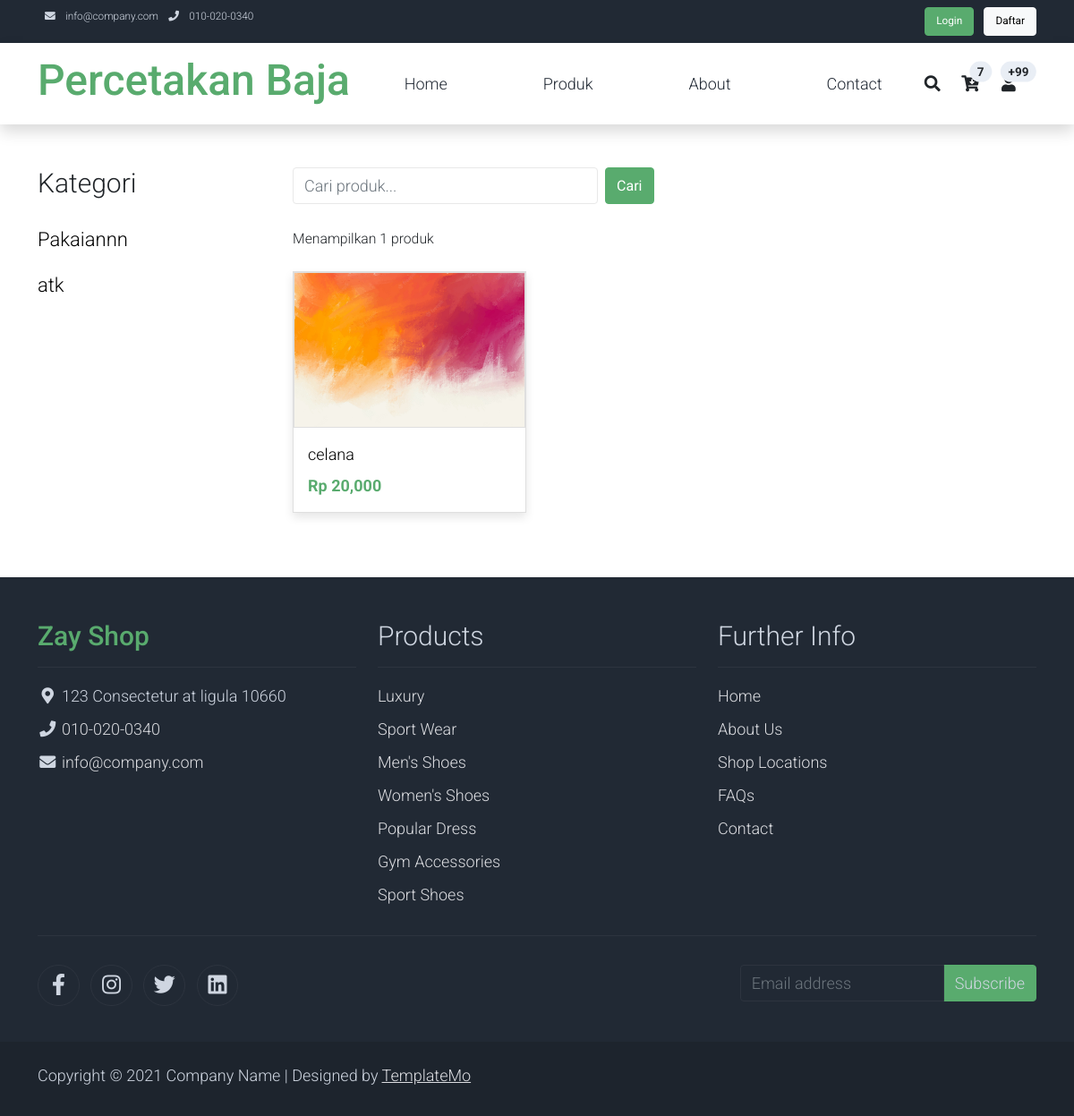
Page /index.php/produk on the earlier database version.
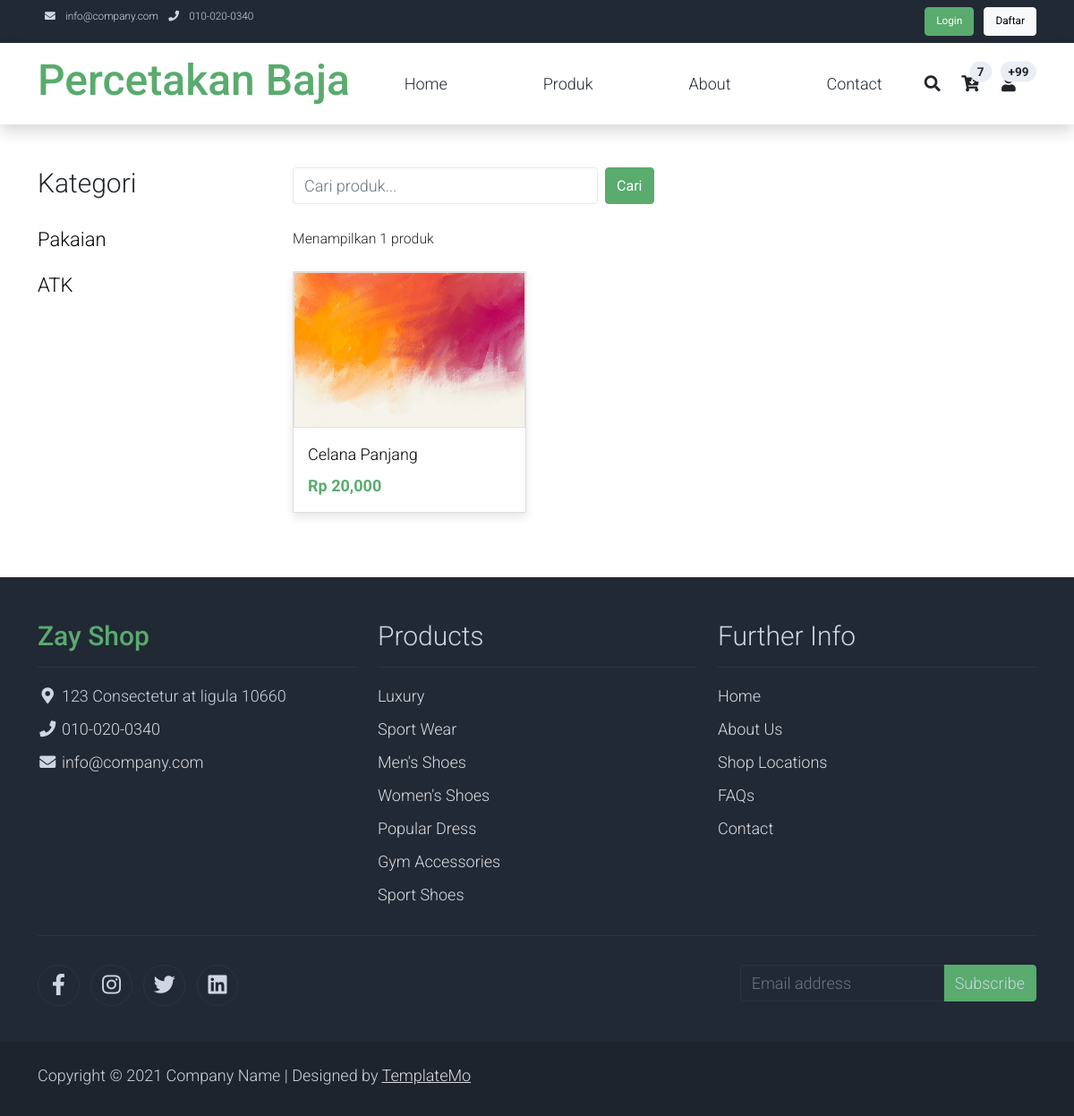
Same page on the later database version.
### tables this page shows
CREATE TABLE IF NOT EXISTS `kategori_produk` (
  `id_kategori_produk` int NOT NULL AUTO_INCREMENT,
  `nama_kategori_produk` varchar(25) NOT NULL,
  PRIMARY KEY (`id_kategori_produk`)
);

CREATE TABLE IF NOT EXISTS `produk` (
  `id_produk` char(5) NOT NULL,
  `nama_produk` varchar(128) NOT NULL,
  `gambar` blob NOT NULL,
  `id_kategori_produk` int NOT NULL,
  `stok` int NOT NULL,
  `harga` decimal(10,0) NOT NULL,
  `deskripsi` text NOT NULL,
  `slug` varchar(255) NOT NULL,
  PRIMARY KEY (`id_produk`)
);

### application/controllers/Produk.php (called while the page is built, shortened)
<?php
class Produk extends CI_Controller {
    public function index()
    {
        $data = [
            'content'=>'pelanggan/produk',
            'kategori_produk' => $this->db->select('*')
                    ->get('kategori_produk')->result(),
            'produk' => $this->db->select('*')
                    ->from('produk as p')
                    ->join('kategori_produk as kp', 'kp.id_kategori_produk = p.id_kategori_produk')
                    ->like('nama_produk', $this->input->get('search'), 'both')
                    ->like('nama_kategori_produk', $this->input->get('kategori'), 'both')
                    ->get()->result(),
        ];
        $this->load->view('pelanggan/layouts/app', $data);
    }
}

### index.php (called while the page is built, shortened)
<?php
require_once BASEPATH.'core/CodeIgniter.php';

### application/views/pelanggan/produk.php (the view, shortened to what this page needs)
<div class="container py-5">
    <form action="<?= base_url('produk') ?>" method="get">
        <div class="row">
            <div class="col-lg-3">
                <h1 class="h2 pb-4">Kategori</h1>
                <ul class="list-unstyled templatemo-accordion">
                    <?php foreach ($kategori_produk as $row): ?>
                    <li class="pb-3">
                        <a onclick="this.form.submit()" name="kategori" value="<?= $row->nama_kategori_produk ?>" class="collapsed d-flex justify-content-between h3 text-decoration-none">
                            <?= $row->nama_kategori_produk ?>
                        </a>
                    </li>
                    <?php endforeach; ?>
                </ul>
            </div>
            <div class="col-lg-9">
                <div class="row">
                    <div class="col-md-6 pb-4">
                        <div class="d-flex">
                            <input type="search" name="search" id="search" class="me-2 form-control" value="<?= $this->input->get('search') ?>" placeholder="Cari produk..." autocomplete="off">
                            <button type="submit" class="btn btn-success">Cari</button>
                        </div>
                    </div>
                </div>
                <div class="mb-4">
                    <small>
                        Menampilkan <?= count($produk) ?> produk
                    </small>
                </div>
                <div class="row">
                    <?php foreach ($produk as $row): ?>
                        <div class="col-md-4">
                            <div class="card mb-4 product-wap rounded-0">
                                <div class="card rounded-0">
                                    <img class="card-img rounded-0 img-fluid" src="<?= base_url('assets/uploads/') . $row->gambar ?>">
                                </div>
                                <div class="card-body">
                                    <a href="shop-single.html" class="h3 text-decoration-none"><?= $row->nama_produk ?></a>
                                    <ul class="w-100 list-unstyled d-flex justify-content-between mb-0">
                                    </ul>
                                    <p class="mb-0 fw-bold text-success">Rp <?= number_format($row->harga) ?></p>
                                </div>
                            </div>
                        </div>
                    <?php endforeach; ?>
                </div>
            </div>
        </div>
    </form>
</div>

### application/views/pelanggan/layouts/app.php (shortened to what this page needs)
<!DOCTYPE html>
<html lang="en">
<head>
    <link rel="stylesheet" href="<?= base_url('assets/pelanggan/css/bootstrap.min.css'); ?>">
    <link rel="stylesheet" href="<?= base_url('assets/pelanggan/css/templatemo.css'); ?>">
    <link rel="stylesheet" href="<?= base_url('assets/pelanggan/css/custom.css'); ?>">
    <link rel="stylesheet" href="<?= base_url('assets/pelanggan/css/fontawesome.min.css'); ?>">
</head>
<body>
    <?php $this->load->view('pelanggan/layouts/navbar');?>
    <?php $this->load->view('pelanggan/layouts/header');?>
    <?php $this->load->view($content);?>
    <?php $this->load->view('pelanggan/layouts/footer');?>
</body>
</html>

### application/views/pelanggan/layouts/navbar.php
<nav class="navbar navbar-expand-lg bg-dark navbar-light d-none d-lg-block" id="templatemo_nav_top">
        <div class="container text-light">
            <div class="w-100 d-flex justify-content-between">
                <div>
                    <i class="fa fa-envelope mx-2"></i>
                    <a class="navbar-sm-brand text-light text-decoration-none" href="mailto:info@company.com">info@company.com</a>
                    <i class="fa fa-phone mx-2"></i>
                    <a class="navbar-sm-brand text-light text-decoration-none" href="tel:010-020-0340">010-020-0340</a>
                </div>
                <?php if (! $this->session->userdata('logged_in')): ?>
                <div>
                    <button type="button" data-bs-toggle="modal" data-bs-target="#loginModal" class="me-2 btn btn-success">Login</button>
                    <button type="button" data-bs-toggle="modal" data-bs-target="#daftarModal" class="btn btn-light">Daftar</button>
                </div>
                <?php else: ?>
                <div>
                    <a href="<?= base_url('auth/logout') ?>" class="btn btn-outline-light">Logout</a>
                </div>
                <?php endif; ?>
            </div>
        </div>
    </nav>

### application/views/pelanggan/layouts/header.php (shortened to what this page needs)
<nav class="navbar navbar-expand-lg navbar-light shadow">
        <div class="container d-flex justify-content-between align-items-center">
            <a class="navbar-brand text-success logo h1 align-self-center" href=<?= base_url('pelanggan/homepage');?>>
            Percetakan Baja
            </a>
            <div class="align-self-center collapse navbar-collapse flex-fill  d-lg-flex justify-content-lg-between" id="templatemo_main_nav">
                <div class="flex-fill">
                    <ul class="nav navbar-nav d-flex justify-content-between mx-lg-auto">
                        <li class="nav-item">
                            <a class="nav-link" href=<?= base_url('homepage');?>>Home</a>
                        </li>
                        <li class="nav-item">
                            <a class="nav-link" href=<?= base_url('produk');?>>Produk</a>
                        </li>
                        <li class="nav-item">
                            <a class="nav-link" href=<?= base_url('about');?>>About</a>
                        </li>
                        <li class="nav-item">
                            <a class="nav-link" href=<?= base_url('contact');?>>Contact</a>
                        </li>
                    </ul>
                </div>
                <div class="navbar align-self-center d-flex">
                    <a class="nav-icon d-none d-lg-inline" href="#" data-bs-toggle="modal" data-bs-target="#templatemo_search">
                        <i class="fa fa-fw fa-search text-dark mr-2"></i>
                    </a>
                    <a class="nav-icon position-relative text-decoration-none" href="#">
                        <i class="fa fa-fw fa-cart-arrow-down text-dark mr-1"></i>
                        <span class="position-absolute top-0 left-100 translate-middle badge rounded-pill bg-light text-dark">7</span>
                    </a>
                    <a class="nav-icon position-relative text-decoration-none" href="#">
                        <i class="fa fa-fw fa-user text-dark mr-3"></i>
                        <span class="position-absolute top-0 left-100 translate-middle badge rounded-pill bg-light text-dark">+99</span>
                    </a>
                </div>
            </div>
        </div>
    </nav>

### application/views/pelanggan/layouts/footer.php (shortened to what this page needs)
<footer class="bg-dark" id="tempaltemo_footer">
        <div class="container">
            <div class="row">
                <div class="col-md-4 pt-5">
                    <h2 class="h2 text-success border-bottom pb-3 border-light logo">Zay Shop</h2>
                    <ul class="list-unstyled text-light footer-link-list">
                        <li>
                            <i class="fas fa-map-marker-alt fa-fw"></i>
                            123 Consectetur at ligula 10660
                        </li>
                        <li>
                            <i class="fa fa-phone fa-fw"></i>
                            <a class="text-decoration-none" href="tel:010-020-0340">010-020-0340</a>
                        </li>
                        <li>
                            <i class="fa fa-envelope fa-fw"></i>
                            <a class="text-decoration-none" href="mailto:info@company.com">info@company.com</a>
                        </li>
                    </ul>
                </div>
                <div class="col-md-4 pt-5">
                    <h2 class="h2 text-light border-bottom pb-3 border-light">Products</h2>
                    <ul class="list-unstyled text-light footer-link-list">
                        <li><a class="text-decoration-none" href="#">Luxury</a></li>
                        <li><a class="text-decoration-none" href="#">Sport Wear</a></li>
                        <li><a class="text-decoration-none" href="#">Men's Shoes</a></li>
                        <li><a class="text-decoration-none" href="#">Women's Shoes</a></li>
                        <li><a class="text-decoration-none" href="#">Popular Dress</a></li>
                        <li><a class="text-decoration-none" href="#">Gym Accessories</a></li>
                        <li><a class="text-decoration-none" href="#">Sport Shoes</a></li>
                    </ul>
                </div>
                <div class="col-md-4 pt-5">
                    <h2 class="h2 text-light border-bottom pb-3 border-light">Further Info</h2>
                    <ul class="list-unstyled text-light footer-link-list">
                        <li><a class="text-decoration-none" href="#">Home</a></li>
                        <li><a class="text-decoration-none" href="#">About Us</a></li>
                        <li><a class="text-decoration-none" href="#">Shop Locations</a></li>
                        <li><a class="text-decoration-none" href="#">FAQs</a></li>
                        <li><a class="text-decoration-none" href="#">Contact</a></li>
                    </ul>
                </div>
            </div>
            <div class="row text-light mb-4">
                <div class="col-12 mb-3">
                    <div class="w-100 my-3 border-top border-light"></div>
                </div>
                <div class="col-auto me-auto">
                    <ul class="list-inline text-left footer-icons">
                        <li class="list-inline-item border border-light rounded-circle text-center">
                            <a class="text-light text-decoration-none" target="_blank" href="http://facebook.com/"><i class="fab fa-facebook-f fa-lg fa-fw"></i></a>
                        </li>
                        <li class="list-inline-item border border-light rounded-circle text-center">
                            <a class="text-light text-decoration-none" target="_blank" href="https://www.instagram.com/"><i class="fab fa-instagram fa-lg fa-fw"></i></a>
                        </li>
                        <li class="list-inline-item border border-light rounded-circle text-center">
                            <a class="text-light text-decoration-none" target="_blank" href="https://twitter.com/"><i class="fab fa-twitter fa-lg fa-fw"></i></a>
                        </li>
                        <li class="list-inline-item border border-light rounded-circle text-center">
                            <a class="text-light text-decoration-none" target="_blank" href="https://www.linkedin.com/"><i class="fab fa-linkedin fa-lg fa-fw"></i></a>
                        </li>
                    </ul>
                </div>
                <div class="col-auto">
                    <div class="input-group mb-2">
                        <input type="text" class="form-control bg-dark border-light" id="subscribeEmail" placeholder="Email address">
                        <div class="input-group-text btn-success text-light">Subscribe</div>
                    </div>
                </div>
            </div>
        </div>
        <div class="w-100 bg-black py-3">
            <div class="container">
                <div class="row pt-2">
                    <div class="col-12">
                        <p class="text-left text-light">
                            Copyright &copy; 2021 Company Name
                            | Designed by <a rel="sponsored" href="https://templatemo.com" target="_blank">TemplateMo</a>
                        </p>
                    </div>
                </div>
            </div>
        </div>
    </footer>

### assets/pelanggan/css/templatemo.css (style rules this page uses)
body, ul, li, p, a, label, input, div { font-family: 'Roboto', sans-serif; font-size: 18px !important; font-weight: 300 !important; }
.h1 { font-family: 'Roboto', sans-serif; font-size: 48px !important; font-weight: 200 !important; }
.h2 { font-family: 'Roboto', sans-serif; font-size: 30px !important; font-weight: 300; }
.h3 { font-family: 'Roboto', sans-serif; font-size: 22px !important; }
.logo { font-weight: 500 !important; }
.text-success { color: #59ab6e !important; }
.text-light { color: #cfd6e1 !important; }
.bg-dark { background-color: #212934 !important; }
.bg-light { background-color: #e9eef5 !important; }
.bg-black { background-color: #1d242d !important; }
.btn-success { background-color: #59ab6e !important; border-color: #56ae6c !important; }
#templatemo_nav_top { min-height: 40px; }
#templatemo_nav_top * { font-size: .9em !important; }
#templatemo_main_nav a { color: #212934; }
#templatemo_main_nav .navbar .nav-icon { margin-right: 20px; }
.templatemo-accordion a { color: #000; }
.product-wap { box-shadow: 0px 5px 10px 0px rgba(0, 0, 0, 0.10); }
.card.product-wap a { color: #000; }
.form-control { border: 1px solid #e8e8e8; }
#tempaltemo_footer a { color: #dcdde1; }
#tempaltemo_footer ul.footer-link-list li { padding-top: 10px; }
#tempaltemo_footer ul.footer-icons li { width: 2.6em; height: 2.6em; line-height: 2.6em; }
#tempaltemo_footer .border-light { border-color: #2d343f !important; }
.product-wap .h3, .product-wap li, .product-wap i, .product-wap p { font-size: 12px !important; }
@media (min-width: 768px) { #templatemo_main_nav .navbar-nav { max-width: 450px; } }
@media (min-width: 992px) { #templatemo_main_nav .navbar-nav { max-width: 550px; } }
@media (min-width: 992px) { .product-wap .h3, .product-wap li, .product-wap i, .product-wap p { font-size: 18px !important; } }

Differences in the rows shown:
changed kategori_produk: nama_kategori_produk "Pakaiannn" → "Pakaian"
changed kategori_produk: nama_kategori_produk "atk" → "ATK"
changed produk: nama_produk "celana" → "Celana Panjang"
